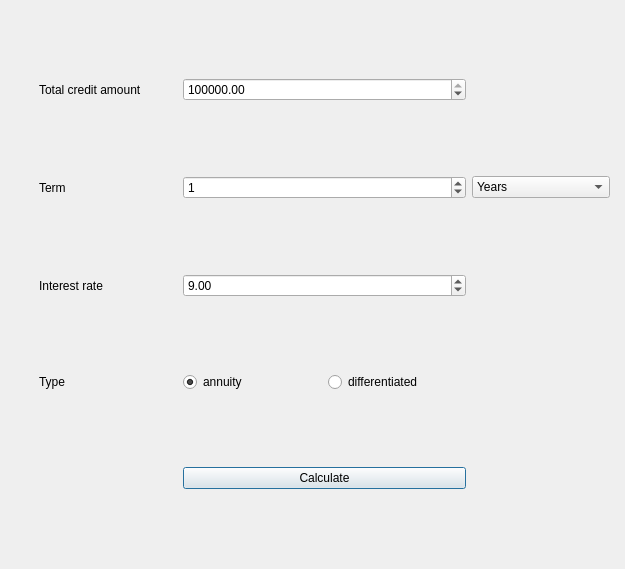
<?xml version="1.0" encoding="UTF-8"?>
<ui version="4.0">
 <class>CreditCalc</class>
 <widget class="QDialog" name="CreditCalc">
  <property name="geometry">
   <rect>
    <x>0</x>
    <y>0</y>
    <width>625</width>
    <height>569</height>
   </rect>
  </property>
  <property name="windowTitle">
   <string>Dialog</string>
  </property>
  <widget class="QWidget" name="gridLayoutWidget">
   <property name="geometry">
    <rect>
     <x>39</x>
     <y>9</y>
     <width>571</width>
     <height>551</height>
    </rect>
   </property>
   <layout class="QGridLayout" name="gridLayout">
    <item row="1" column="3">
     <widget class="QComboBox" name="comboBox">
      <item>
       <property name="text">
        <string>Years</string>
       </property>
      </item>
      <item>
       <property name="text">
        <string>Month</string>
       </property>
      </item>
     </widget>
    </item>
    <item row="1" column="1" colspan="2">
     <widget class="QSpinBox" name="spinBoxTerm">
      <property name="value">
       <number>1</number>
      </property>
     </widget>
    </item>
    <item row="3" column="1">
     <widget class="QRadioButton" name="radioButtonAnnuityType">
      <property name="text">
       <string>annuity</string>
      </property>
      <property name="checked">
       <bool>true</bool>
      </property>
     </widget>
    </item>
    <item row="3" column="0">
     <widget class="QLabel" name="labelType">
      <property name="text">
       <string>Type</string>
      </property>
     </widget>
    </item>
    <item row="2" column="1" colspan="2">
     <widget class="QDoubleSpinBox" name="doubleSpinBoxInterestRate">
      <property name="value">
       <double>9.000000000000000</double>
      </property>
     </widget>
    </item>
    <item row="4" column="1" colspan="2">
     <widget class="QPushButton" name="pushButton">
      <property name="text">
       <string>Calculate</string>
      </property>
     </widget>
    </item>
    <item row="1" column="0">
     <widget class="QLabel" name="labelTerm">
      <property name="text">
       <string>Term</string>
      </property>
     </widget>
    </item>
    <item row="2" column="0">
     <widget class="QLabel" name="labelInterestRate">
      <property name="text">
       <string>Interest rate</string>
      </property>
     </widget>
    </item>
    <item row="3" column="2">
     <widget class="QRadioButton" name="radioButtonDifferentiatedType">
      <property name="text">
       <string>differentiated</string>
      </property>
     </widget>
    </item>
    <item row="0" column="0">
     <widget class="QLabel" name="labelTotalCreditAmount">
      <property name="text">
       <string>Total credit amount</string>
      </property>
     </widget>
    </item>
    <item row="0" column="1" colspan="2">
     <widget class="QDoubleSpinBox" name="doubleSpinBoxTotalCreditAmount">
      <property name="maximum">
       <double>99999999999.990005493164063</double>
      </property>
      <property name="value">
       <double>100000.000000000000000</double>
      </property>
     </widget>
    </item>
   </layout>
  </widget>
  <widget class="QLabel" name="label">
   <property name="geometry">
    <rect>
     <x>50</x>
     <y>540</y>
     <width>551</width>
     <height>16</height>
    </rect>
   </property>
   <property name="text">
    <string/>
   </property>
  </widget>
 </widget>
 <resources/>
 <connections/>
</ui>
